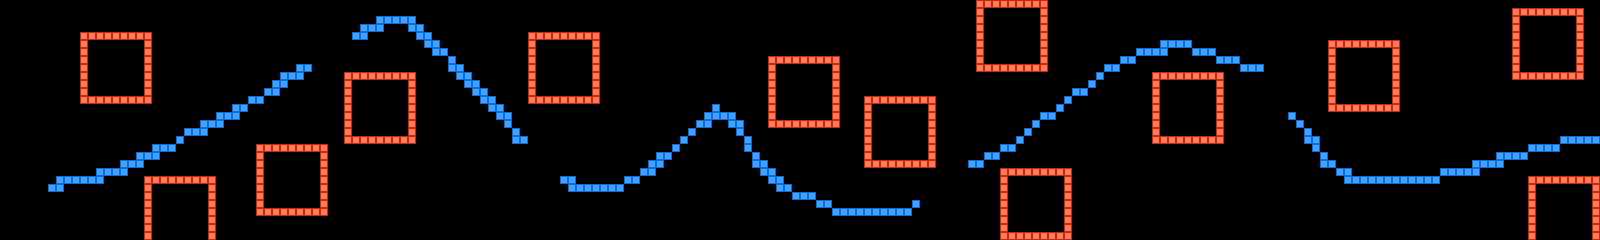

This is a level from a 2D game, rendered from its Tiled map with the project's own tilesets. A one-line summary and the map file follow, with tile-layer data summarised:
An orthogonal 200x30 tile map with 8x8 px tiles, 1 tile layer (layer).

<map version="1.0" orientation="orthogonal" width="200" height="30" tilewidth="8" tileheight="8">
 <tileset firstgid="1" name="chip" tilewidth="8" tileheight="8">
  <image source="chip.png" width="128" height="128" />
 </tileset>
 <layer name="layer" width="200" height="30">
  <properties>
   <property name="object" value="true" />
  </properties>
  <data>[6000 cells, 619 non-empty, 2 distinct tile ids]</data>
 </layer>
</map>
